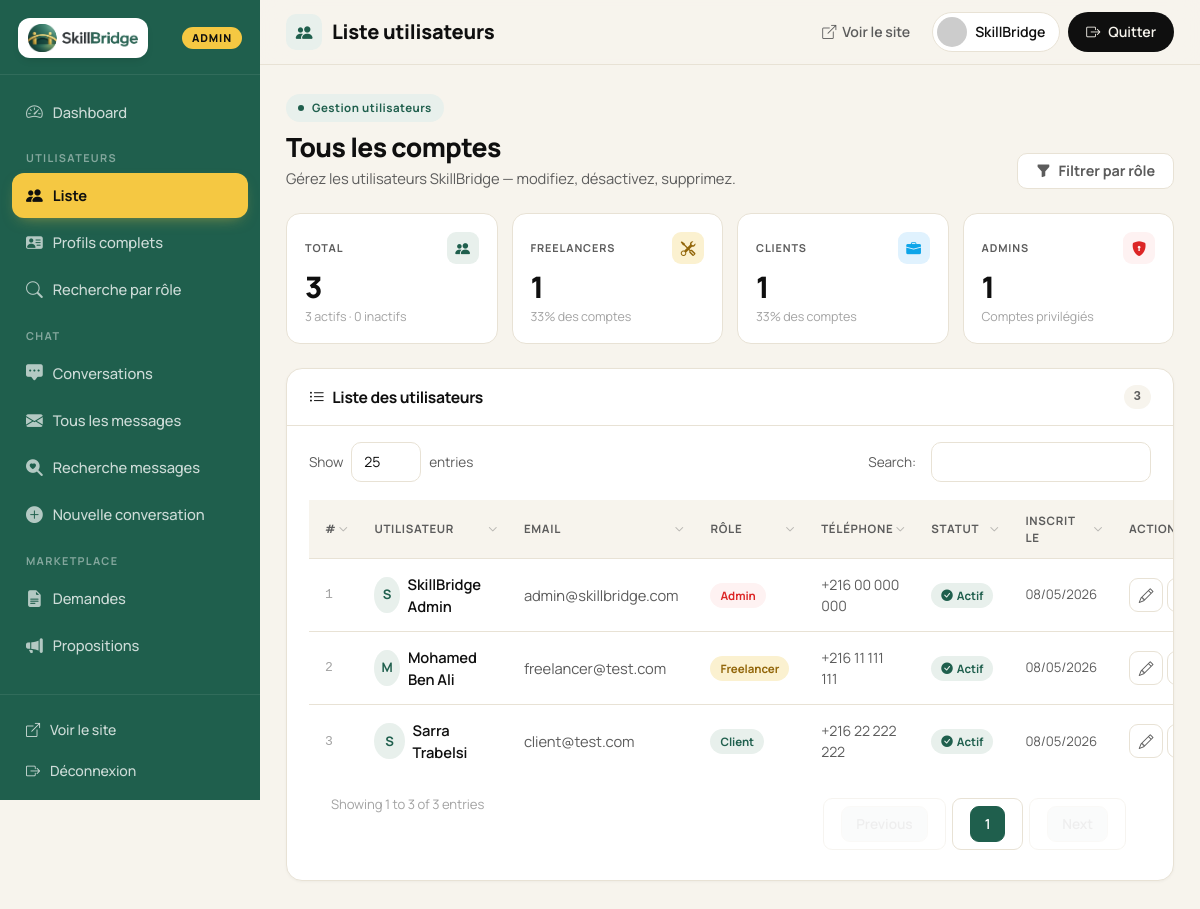
Screenshot of /view/backoffice/users_list.php (signed in) with the database file from the repository.
### tables this page shows
CREATE TABLE `utilisateurs` (
    `id`                 INT AUTO_INCREMENT PRIMARY KEY,
    `nom`                VARCHAR(100)  NOT NULL,
    `prenom`             VARCHAR(100)  NOT NULL,
    `email`              VARCHAR(150)  NOT NULL UNIQUE,
    `password`           VARCHAR(255)  NOT NULL,
    `role`               ENUM('freelancer','client','admin') NOT NULL DEFAULT 'client',
    `telephone`          VARCHAR(20)   NULL,
    `photo`              VARCHAR(255)  NULL,
    `is_active`          TINYINT(1)    NOT NULL DEFAULT 1,
    `is_verified`        TINYINT(1)    NOT NULL DEFAULT 1,
    `verification_token` VARCHAR(64)   NULL,
    `reset_token`        VARCHAR(64)   NULL,
    `reset_token_expiry` DATETIME      NULL,
    `oauth_provider`     VARCHAR(20)   NULL,
    `oauth_id`           VARCHAR(100)  NULL,
    `face_descriptor`    TEXT          NULL,
    `date_inscription`   DATETIME      DEFAULT CURRENT_TIMESTAMP,
    INDEX `idx_email`         (`email`),
    INDEX `idx_oauth`         (`oauth_provider`, `oauth_id`),
    INDEX `idx_reset_token`   (`reset_token`),
    INDEX `idx_verify_token`  (`verification_token`)
);

### config.php (called while the page is built, shortened)
<?php
if (!function_exists('base_url')) {
    function base_url() {
        static $cached = null;
        if ($cached !== null) return $cached;
        $protocol = (!empty($_SERVER['HTTPS']) && $_SERVER['HTTPS'] !== 'off') ? 'https' : 'http';
        $host     = $_SERVER['HTTP_HOST'] ?? 'localhost';
        $script   = $_SERVER['SCRIPT_NAME'] ?? '';
        $base     = preg_replace('#/(controller|view|api|public)(/.*)?$#i', '', $script);
        return $cached = $protocol . '://' . $host . $base;
    }
}
if (!function_exists('frontoffice_url')) {
    function frontoffice_url($section = 'EasyFolio') {
        $section = trim((string)$section, '/');
        $tail = $section !== '' ? '/' . $section : '';
        return base_url() . '/view/frontoffice' . $tail;
    }
}
if (!function_exists('backoffice_url')) {
    function backoffice_url($section = '') {
        $section = trim((string)$section, '/');
        $tail = $section !== '' ? '/' . $section : '';
        return base_url() . '/view/backoffice' . $tail;
    }
}
if (!function_exists('controller_url')) {
    function controller_url() {
        return base_url() . '/controller';
    }
}

### model/utilisateur.php (called while the page is built, shortened)
<?php
class Utilisateur {
    private $conn;
    private $table = 'utilisateurs';
    public function __construct($db) {
        $this->conn = $db;
    }
    public function readAll() {
        $query = "SELECT id, nom, prenom, email, role, telephone, photo, is_active, date_inscription
                  FROM " . $this->table . "
                  ORDER BY date_inscription DESC";
        $stmt = $this->conn->prepare($query);
        $stmt->execute();
        return $stmt;
    }
    public function countAll() {
        $stmt = $this->conn->prepare("SELECT COUNT(*) as total FROM " . $this->table);
        $stmt->execute();
        return $stmt->fetch(PDO::FETCH_ASSOC)['total'];
    }
    public function countByRole($role) {
        $stmt = $this->conn->prepare("SELECT COUNT(*) as total FROM " . $this->table . " WHERE role = :role");
        $stmt->bindParam(':role', $role);
        $stmt->execute();
        return $stmt->fetch(PDO::FETCH_ASSOC)['total'];
    }
}
?>

### view/backoffice/users_list.php (the view, shortened to what this page needs)
<?php
require_once __DIR__ . '/../../config.php';
require_once __DIR__ . '/../../model/utilisateur.php';
$utilisateurModel   = new Utilisateur($pdo);
$total_utilisateurs = $utilisateurModel->countAll();
$total_freelancers  = $utilisateurModel->countByRole('freelancer');
$total_clients      = $utilisateurModel->countByRole('client');
$total_admins       = $utilisateurModel->countByRole('admin');
$total_active       = (int)$pdo->query("SELECT COUNT(*) FROM utilisateurs WHERE is_active = 1")->fetchColumn();
$total_inactive     = $total_utilisateurs - $total_active;
$utilisateurs       = $utilisateurModel->readAll()->fetchAll(PDO::FETCH_ASSOC);
$pageTitle  = 'Liste utilisateurs';
$pageActive = 'users_list';
$pageIcon   = 'bi-people-fill';
$useDataTables = true;
include __DIR__ . '/_partials/header.php';
?>
<div class="d-flex justify-content-between align-items-end flex-wrap gap-2 mb-4">
  <div>
    <span class="ad-eyebrow"><span class="dot"></span> Gestion utilisateurs</span>
    <h2 style="font-size: 1.65rem; font-weight: 800; margin: 10px 0 4px;">Tous les comptes</h2>
    <p style="color: var(--ink-mute); margin: 0; font-size: .92rem;">Gérez les utilisateurs SkillBridge — modifiez, désactivez, supprimez.</p>
  </div>
  <a href="<?= $BO ?>/search_utilisateurs.php" class="ad-btn ad-btn-ghost"><i class="bi bi-funnel-fill"></i> Filtrer par rôle</a>
</div>
<div class="kpi-grid mb-4" style="display:grid; grid-template-columns: repeat(4, 1fr); gap: 14px;">
  <div class="kpi">
    <div class="head">
      <span class="lbl">Total</span>
      <span class="ic-sm t-sage"><i class="bi bi-people-fill"></i></span>
    </div>
    <div class="num"><?= $total_utilisateurs ?></div>
    <div class="sub"><span><?= $total_active ?> actifs · <?= $total_inactive ?> inactifs</span></div>
  </div>
  <div class="kpi">
    <div class="head">
      <span class="lbl">Freelancers</span>
      <span class="ic-sm t-honey"><i class="bi bi-tools"></i></span>
    </div>
    <div class="num"><?= $total_freelancers ?></div>
    <div class="sub"><span><?= $total_utilisateurs > 0 ? round($total_freelancers / $total_utilisateurs * 100) : 0 ?>% des comptes</span></div>
  </div>
  <div class="kpi">
    <div class="head">
      <span class="lbl">Clients</span>
      <span class="ic-sm t-info"><i class="bi bi-briefcase-fill"></i></span>
    </div>
    <div class="num"><?= $total_clients ?></div>
    <div class="sub"><span><?= $total_utilisateurs > 0 ? round($total_clients / $total_utilisateurs * 100) : 0 ?>% des comptes</span></div>
  </div>
  <div class="kpi">
    <div class="head">
      <span class="lbl">Admins</span>
      <span class="ic-sm t-danger"><i class="bi bi-shield-lock-fill"></i></span>
    </div>
    <div class="num"><?= $total_admins ?></div>
    <div class="sub"><span>Comptes privilégiés</span></div>
  </div>
</div>
<div class="ad-card">
  <div class="ad-card-head">
    <h6><i class="bi bi-list-ul"></i> Liste des utilisateurs</h6>
    <span class="count"><?= count($utilisateurs) ?></span>
  </div>
  <div class="ad-card-body tight">
    <?php if (empty($utilisateurs)): ?>
      <div class="ad-empty">
        <div class="ic"><i class="bi bi-people"></i></div>
        <h5>Aucun utilisateur</h5>
        <p>La table utilisateurs est vide.</p>
      </div>
    <?php else: ?>
    <table class="ad-table ad-datatable">
      <thead>
        <tr>
          <th>#</th>
          <th>Utilisateur</th>
          <th>Email</th>
          <th>Rôle</th>
          <th>Téléphone</th>
          <th>Statut</th>
          <th>Inscrit le</th>
          <th>Actions</th>
        </tr>
      </thead>
      <tbody>
      <?php foreach ($utilisateurs as $i => $user):
          $initial = strtoupper(mb_substr($user['prenom'] ?? '?', 0, 1, 'UTF-8')); ?>
        <tr>
          <td style="color: var(--ink-soft); font-family: ui-monospace, monospace; font-size: .82rem;"><?= $i + 1 ?></td>
          <td>
            <div class="d-flex align-items-center gap-2">
              <?php if (!empty($user['photo'])): ?>
                <img src="<?= htmlspecialchars($FO) ?>/assets/img/profile/<?= htmlspecialchars($user['photo']) ?>" class="ad-avatar" alt="">
              <?php else: ?>
                <span class="ad-avatar-fb"><?= htmlspecialchars($initial) ?></span>
              <?php endif; ?>
              <span style="font-weight: 600;"><?= htmlspecialchars($user['prenom'] . ' ' . $user['nom']) ?></span>
            </div>
          </td>
          <td style="color: var(--ink-mute);"><?= htmlspecialchars($user['email']) ?></td>
          <td><span class="ad-badge b-<?= htmlspecialchars($user['role']) ?>"><?= ucfirst(htmlspecialchars($user['role'])) ?></span></td>
          <td style="color: var(--ink-mute); font-size: .88rem;"><?= !empty($user['telephone']) ? htmlspecialchars($user['telephone']) : '<span style="color:var(--ink-soft);">—</span>' ?></td>
          <td>
            <?php if ($user['is_active']): ?>
              <span class="ad-badge b-active"><i class="bi bi-check-circle-fill"></i> Actif</span>
            <?php else: ?>
              <span class="ad-badge b-inactive"><i class="bi bi-x-circle-fill"></i> Inactif</span>
            <?php endif; ?>
          </td>
          <td style="color: var(--ink-mute); font-size: .82rem;"><?= date('d/m/Y', strtotime($user['date_inscription'])) ?></td>
          <td>
            <div class="d-flex align-items-center gap-1">
              <a href="<?= $BO ?>/edit_user.php?id=<?= (int)$user['id'] ?>" class="ad-iconbtn edit" title="Modifier"><i class="bi bi-pencil"></i></a>
              <form method="POST" action="<?= controller_url() ?>/utilisateurcontroller.php" style="display:inline;" onsubmit="return confirm('<?= $user['is_active'] ? "Désactiver ce compte ?" : "Activer ce compte ?" ?>');">
                <button type="submit" class="ad-iconbtn toggle" title="<?= $user['is_active'] ? 'Désactiver' : 'Activer' ?>">
                </button>
              </form>
            </div>
          </td>
        </tr>
      <?php endforeach; ?>
      </tbody>
    </table>
    <?php endif; ?>
  </div>
</div>
<?php include __DIR__ . '/_partials/footer.php'; ?>

### view/backoffice/_partials/header.php (shortened to what this page needs)
<?php
$pageTitle  = $pageTitle  ?? 'Backoffice';
$pageActive = $pageActive ?? '';
$pageIcon   = $pageIcon   ?? 'bi-speedometer2';
$useDataTables = $useDataTables ?? false;
$adminId   = (int)($_SESSION['user_id']   ?? 0);
$adminNom  = trim((string)($_SESSION['user_nom']  ?? 'Admin'));
$adminFirstName = trim(explode(' ', $adminNom)[0] ?? '') ?: 'Admin';
$adminPhoto = '';
if (isset($pdo) && $adminId) {
    try {
        $stmt = $pdo->prepare("SELECT photo FROM utilisateurs WHERE id = :id");
        $stmt->execute([':id' => $adminId]);
        $adminPhoto = (string)($stmt->fetchColumn() ?: '');
    } catch (Throwable $e) {}
}
$BO       = function_exists('backoffice_url')  ? backoffice_url()        : '../';
$BOCHAT   = function_exists('backoffice_url')  ? backoffice_url('chat')  : '../chat';
$FO       = function_exists('frontoffice_url') ? frontoffice_url()       : '';
$LOGOUT   = $BO . '/logout.php';
$ADMIN_AVATAR = !empty($adminPhoto)
    ? ($FO ? $FO . '/assets/img/profile/' . htmlspecialchars($adminPhoto)
           : '../frontoffice/EasyFolio/assets/img/profile/' . htmlspecialchars($adminPhoto))
    : 'https://ui-avatars.com/api/?name=' . urlencode($adminNom ?: 'Admin') . '&background=1F5F4D&color=fff&bold=true&size=80';
$ADMIN_AVATAR_FALLBACK = 'https://ui-avatars.com/api/?name=' . urlencode($adminNom ?: 'Admin') . '&background=1F5F4D&color=fff&bold=true&size=80';
$LOGO_SRC = (function_exists('frontoffice_url') ? frontoffice_url() : '../frontoffice/EasyFolio') . '/assets/img/skillbridge-logo.png';
$navGroups = [
    [
        'heading' => null,
        'items'   => [
            ['key' => 'dashboard',      'icon' => 'bi-speedometer2',     'label' => 'Dashboard',           'url' => $BO . '/dashbord.php'],
        ],
    ],
    [
        'heading' => 'Utilisateurs',
        'items'   => [
            ['key' => 'users_list',     'icon' => 'bi-people-fill',      'label' => 'Liste',               'url' => $BO . '/users_list.php'],
            ['key' => 'users_profils',  'icon' => 'bi-person-vcard-fill','label' => 'Profils complets',    'url' => $BO . '/users_profils.php'],
            ['key' => 'users_search',   'icon' => 'bi-search',           'label' => 'Recherche par rôle',  'url' => $BO . '/search_utilisateurs.php'],
        ],
    ],
    [
        'heading' => 'Chat',
        'items'   => [
            ['key' => 'chat_conversations', 'icon' => 'bi-chat-square-dots-fill', 'label' => 'Conversations',       'url' => $BOCHAT . '/conversations.php'],
            ['key' => 'chat_messages',      'icon' => 'bi-envelope-fill',         'label' => 'Tous les messages',   'url' => $BOCHAT . '/messages.php'],
            ['key' => 'chat_search',        'icon' => 'bi-search-heart-fill',     'label' => 'Recherche messages',  'url' => $BOCHAT . '/searchMessages.php'],
            ['key' => 'chat_new',           'icon' => 'bi-plus-circle-fill',      'label' => 'Nouvelle conversation','url' => $BOCHAT . '/add_conversation.php'],
        ],
    ],
    [
        'heading' => 'Marketplace',
        'items'   => [
            ['key' => 'demandes_list',      'icon' => 'bi-file-earmark-text-fill', 'label' => 'Demandes',        'url' => $BO . '/demandes_list.php'],
            ['key' => 'propositions_list',  'icon' => 'bi-megaphone-fill',         'label' => 'Propositions',    'url' => $BO . '/propositions_list.php'],
        ],
    ],
];
?>
<!DOCTYPE html>
<html lang="fr">
<head>
  <link href="https://cdn.jsdelivr.net/npm/bootstrap@5.3.2/dist/css/bootstrap.min.css" rel="stylesheet">
  <link href="https://cdn.jsdelivr.net/npm/bootstrap-icons@1.11.2/font/bootstrap-icons.min.css" rel="stylesheet">
  <?php if ($useDataTables): ?>
  <link href="https://cdn.datatables.net/1.13.7/css/dataTables.bootstrap5.min.css" rel="stylesheet">
  <?php endif; ?>
</head>
<body>
<div class="admin-shell" id="adminShell">
  <aside class="admin-sidebar" id="adminSidebar">
    <div class="sb-brand">
      <span class="logo-wrap">
        <img src="<?= htmlspecialchars($LOGO_SRC) ?>" alt="SkillBridge" class="logo">
      </span>
      <span class="role">Admin</span>
    </div>
    <nav class="sb-nav">
      <?php foreach ($navGroups as $group): ?>
        <?php if (!empty($group['heading'])): ?>
          <div class="sb-heading"><?= htmlspecialchars($group['heading']) ?></div>
        <?php endif; ?>
        <?php foreach ($group['items'] as $item):
              $isActive = ($pageActive === $item['key']); ?>
          <a href="<?= htmlspecialchars($item['url']) ?>" class="sb-link<?= $isActive ? ' active' : '' ?>">
            <i class="bi <?= htmlspecialchars($item['icon']) ?>"></i>
            <span><?= htmlspecialchars($item['label']) ?></span>
          </a>
        <?php endforeach; ?>
      <?php endforeach; ?>
    </nav>
    <div class="sb-foot">
      <a href="<?= htmlspecialchars($FO ?: '../frontoffice/EasyFolio') ?>/index.php">
        <i class="bi bi-box-arrow-up-right"></i><span>Voir le site</span>
      </a>
      <a href="<?= htmlspecialchars($LOGOUT) ?>">
        <i class="bi bi-box-arrow-right"></i><span>Déconnexion</span>
      </a>
    </div>
  </aside>
  <div class="admin-main">
    <div class="admin-topbar">
      <div class="topbar-title">
        <span class="pi"><i class="bi <?= htmlspecialchars($pageIcon) ?>"></i></span>
        <h1><?= htmlspecialchars($pageTitle) ?></h1>
      </div>
      <div class="topbar-actions">
        <a href="<?= htmlspecialchars($FO ?: '../frontoffice/EasyFolio') ?>/index.php" class="tb-link d-none d-md-inline-flex">
          <i class="bi bi-box-arrow-up-right"></i>Voir le site
        </a>
        <span class="tb-chip">
          <img src="<?= htmlspecialchars($ADMIN_AVATAR) ?>" alt=""
               onerror="this.onerror=null;this.src='<?= htmlspecialchars($ADMIN_AVATAR_FALLBACK) ?>';">
          <span><?= htmlspecialchars($adminFirstName) ?></span>
        </span>
        <a href="<?= htmlspecialchars($LOGOUT) ?>" class="tb-cta">
          <i class="bi bi-box-arrow-right"></i><span>Quitter</span>
        </a>
      </div>
    </div>
    <main class="admin-page">

### rows the page displays
utilisateurs: prenom "SkillBridge", prenom "S", prenom+nom "SkillBridge Admin", email "admin@skillbridge.com", role "Admin", telephone "+216 00 000 000", is_active 1 (drawn), date_inscription "08/05/2026"
utilisateurs: prenom "M", prenom+nom "Mohamed Ben Ali", email "freelancer@test.com", role "Freelancer", telephone "+216 11 111 111", is_active 1 (drawn), date_inscription "08/05/2026"
utilisateurs: prenom "S", prenom+nom "Sarra Trabelsi", email "client@test.com", role "Client", telephone "+216 22 222 222", is_active 1 (drawn), date_inscription "08/05/2026"

### other values shown
$item['label'] "Dashboard"
$group['heading'] "UTILISATEURS"
$item['label'] "Liste"
$item['label'] "Profils complets"
$item['label'] "Recherche par rôle"
$group['heading'] "CHAT"
$item['label'] "Conversations"
$item['label'] "Tous les messages"
$item['label'] "Recherche messages"
$item['label'] "Nouvelle conversation"
$group['heading'] "MARKETPLACE"
$item['label'] "Demandes"
$item['label'] "Propositions"
$pageTitle "Liste utilisateurs"
$total_utilisateurs "3"
